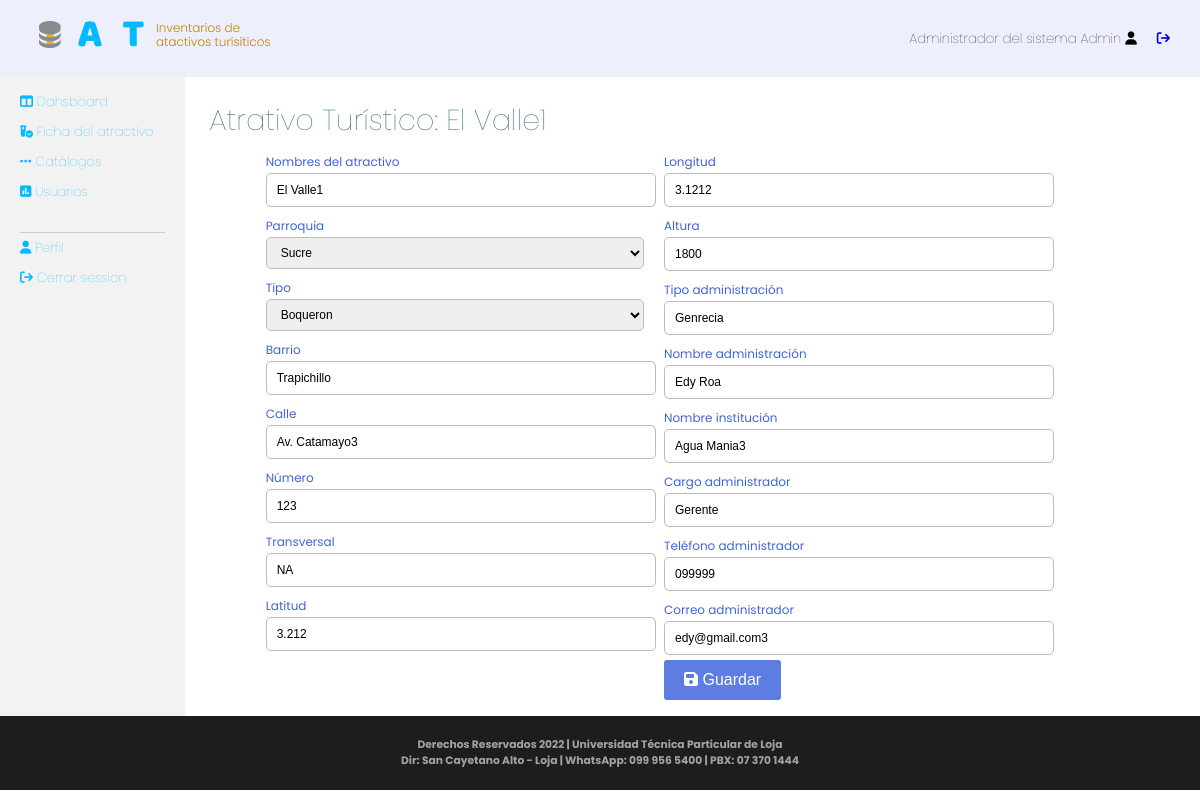
The app's page /administrator/views/libraryView.php?action=test_result&testId=1 (signed in) with its own data.
### tables this page shows
CREATE TABLE `atractivo` (
  `idatractivo` int(11) NOT NULL,
  `nombre` varchar(200) DEFAULT NULL,
  `parroquia_idparroquia` int(11) NOT NULL,
  `barrio` varchar(100) DEFAULT NULL,
  `calle` varchar(45) DEFAULT NULL,
  `numero` varchar(45) DEFAULT NULL,
  `transversal` varchar(45) DEFAULT NULL,
  `latitud` varchar(45) DEFAULT NULL,
  `longitud` varchar(45) DEFAULT NULL,
  `altura` varchar(45) DEFAULT NULL,
  `tipoAdmin` varchar(45) DEFAULT NULL,
  `nombreAdmin` varchar(150) DEFAULT NULL,
  `nombreInstitucion` varchar(150) DEFAULT NULL,
  `cargoAdmin` varchar(45) DEFAULT NULL,
  `telefonoAdmin` varchar(45) DEFAULT NULL,
  `correoAdmin` varchar(50) DEFAULT NULL,
  `subtipo_idsubtipo` int(11) NOT NULL,
  `caracteristicas_idcaracteristicas` int(11) DEFAULT NULL,
  `accesibilidad_idaccesibilidad` int(11) DEFAULT NULL,
  `turistica_idturistica` int(11) DEFAULT NULL,
  `conservacion_idconservacion` int(11) DEFAULT NULL,
  `higiene_id1` int(11) DEFAULT NULL,
  `politica_idpolitica` int(11) DEFAULT NULL,
  `promocion_idpromocion` int(11) DEFAULT NULL,
  `datosAtractivo_iddatosAtractivo` int(11) DEFAULT NULL,
  `recursoshumanos_idrecursoshumanos` int(11) DEFAULT NULL,
  `visitante_idvisitante` int(11) DEFAULT NULL
);

### administrator/controller/dataTest_controller.php (called while the page is built, shortened)
<?php
require_once "../models/dataTestModels.php";
class dataTest_controller{
    public function GetInfo($idCar)
    {
        $user = new DataTestModel();
        $data = $user->GetDataInfo($idCar);
        return $data;
    }
    public function GetTipo()
    {
        $user = new DataTestModel();
        $data = $user->GetTipo();
        return $data;
    }
}
?>

### administrator/models/dataTestModels.php (called while the page is built, shortened)
<?php
    require_once "../../dll/class_mysqli.php";
class DataTestModel{
  function conectarDb(){
    $miconexion1 = new clase_mysqli;
    $miconexion1->conectar(DBHOST, DBUSER, DBPASS, DBNAME);
    return $miconexion1;
  }
  public function GetTipo() {
    $miconexion=$this->conectarDb();
    $resSQL=$miconexion->consulta("select t.nombre tipo, c.idsubtipo, c.nombre subtipo
                                          from tipo t, subtipo c
                                          where c.tipo_idtipo=t.idtipo");
    $resSQL=$miconexion->GetDataList3();
    return $resSQL;
  }
  public function GetDataInfo($idCar) {
    $miconexion=$this->conectarDb();
    $miconexion->consulta("select * from atractivo where idatractivo= '$idCar'");
    $resSQL=$miconexion->GetData11();
    return $resSQL;
  }
}

### dll/class_mysqli.php (called while the page is built, shortened)
<?php
class clase_mysqli{
	var $BaseDatos;
	var $Servidor;
	var $Usuario;
	var $Clave;
	var $Conexion_ID=0;
	var $Consulta_ID=0;
	function clase_mysqli($host="", $user="", $pass="", $db=""){
		$this->BaseDatos=$db;
		$this->Servidor=$host;
		$this->Usuario=$user;
		$this->Clave=$pass;
	}
	function conectar($host, $user, $pass, $db){
		if($db != "")$this->BaseDatos=$db;
		if($host != "")$this->Servidor=$host;
		if($user != "")$this->Usuario=$user;
		$this->Conexion_ID=new mysqli($this->Servidor, $this->Usuario, $this->Clave, $this->BaseDatos);
		return$this->Conexion_ID;
	}
	function consulta($sql=""){
		$this->Consulta_ID=mysqli_query($this->Conexion_ID,$sql);
		return $this->Consulta_ID;
	}
	function numcampos(){
		return mysqli_num_fields($this->Consulta_ID);
	}
    function GetData11()
	{
        if($this->numcampos() > 0)
        {
            $data[] = array();
            while( $row = mysqli_fetch_assoc($this->Consulta_ID) ){
                array_push($data, $row);
            }
        }
	    return $data;
	}
	function GetDataList2()
	{
        if($this->numcampos() > 0)
        {
            while( $row = mysqli_fetch_assoc($this->Consulta_ID) ){
                 $group[$row['canton']][] = $row;
            }
        }
	    return $group;
	}
	function GetDataList3()
	{
        if($this->numcampos() > 0)
        {
            while( $row = mysqli_fetch_assoc($this->Consulta_ID) ){
                 $group[$row['tipo']][] = $row;
            }
        }
	    return $group;
	}
}
?>

### administrator/models/catalogueModels.php (called while the page is built, shortened)
<?php
require_once "../../dll/class_mysqli.php";
class CatalogueModel{
  function CatalogueModel(){
    $this->miconexion = new clase_mysqli;
  }
  function conectarDb(){
    $miconexion1 = new clase_mysqli;
    $miconexion1->conectar(DBHOST, DBUSER, DBPASS, DBNAME);
    return $miconexion1;
  }
  public function GetParroquia() {
    $miconexion=$this->conectarDb();
    $resSQL=$miconexion->consulta("select c.nombre canton, p.idparroquia, p.nombre parroquia
                                          from parroquia p, canton c
                                          where p.canton_idcanton=c.idcanton");
    $resSQL=$miconexion->GetDataList2();
    return $resSQL;
  }
}

### administrator/controller/catalogue_controller.php (called while the page is built, shortened)
<?php
require_once "../models/catalogueModels.php";
class catalogue_controller{
    public function GetParroquia()
    {
        $user = new CatalogueModel();
        $data = $user->GetParroquia();
        return $data;
    }
}
?>

### administrator/views/test_result.php (the view, shortened to what this page needs)
<?php
	extract($_GET);
	include("../controller/dataTest_controller.php");
	include("../controller/catalogue_controller.php");
	$control= new dataTest_controller();
	$lista=$control->GetInfo($testId);
	$tipolist = $control->GetTipo();
	$control2= new catalogue_controller();
	$dataList = $control2->GetParroquia();
?>
<h1>Atrativo Turístico: <?php echo $lista[1]['nombre']; ?></h1>
<form method="post" action="" class="formulario">
<section class="boxCharts">
<div class="itemBox">
	<div class="grupoInput">
		<label for="nombres">Nombres del atractivo</label>
		<input type="text" name="nombres" id="nombres" placeholder="Ingrese su nombre" value="<?php echo $lista[1]['nombre']; ?>">
	</div>
	<div class="grupoInput">
		<label for="canton">Parroquia</label>
		<?php
		echo "<select name='parroquia'>";
		 foreach ($dataList as $key => $values){
		     echo '<optgroup label="'.$key.'">';
		     foreach ($values as $value)
		     {
		         if ($value['idparroquia']==$lista[1]['parroquia_idparroquia']) {
		         	echo '<option value="'.$value['idparroquia'].'" selected>'.$value['parroquia'].'</option>';
		         }else{
		         	echo '<option value="'.$value['idparroquia'].'">'.$value['parroquia'].'</option>';
		         }
		     }
		     echo '</optgroup>';
		 }
		echo "</select>";
		?>
	</div>
	<div class="grupoInput">
		<label for="tipo">Tipo</label>
		<?php
		echo "<select name='tipo'>";
		 foreach ($tipolist as $key => $values){
		     echo '<optgroup label="'.$key.'">';
		     foreach ($values as $value)
		     {
		        if ($value['idsubtipo']==$lista[1]['subtipo_idsubtipo']) {
		         	echo '<option value="'.$value['idsubtipo'].'" selected>'.$value['subtipo'].'</option>';
		        }else{
		         	echo '<option value="'.$value['idsubtipo'].'">'.$value['subtipo'].'</option>';
		     	}
		     }
		     echo '</optgroup>';
		 }
		echo "</select>";
		?>
	</div>
	<div class="grupoInput">
		<label for="barrio">Barrio</label>
		<input type="text" name="barrio" id="barrio" placeholder="Ingrese el barrio" value="<?php echo $lista[1]['barrio']; ?>">
	</div>
	<div class="grupoInput">
		<label for="calle">Calle</label>
		<input type="text" name="calle" id="calle" placeholder="Ingrese la calle" value="<?php echo $lista[1]['calle']; ?>">
	</div>
	<div class="grupoInput">
		<label for="numero">Número</label>
		<input type="text" name="numero" id="numero" placeholder="Ingrese la número" value="<?php echo $lista[1]['numero']; ?>">
	</div>
	<div class="grupoInput">
		<label for="transversal">Transversal</label>
		<input type="text" name="transversal" id="transversal" placeholder="Ingrese la transversal" value="<?php echo $lista[1]['transversal']; ?>">
	</div>
	<div class="grupoInput">
		<label for="latitud">Latitud</label>
		<input type="text" name="latitud" id="latitud" placeholder="Ingrese latitud" value="<?php echo $lista[1]['latitud']; ?>">
	</div>
</div>
<div class="itemBox">
	<div class="grupoInput">
		<label for="longitud">Longitud</label>
		<input type="text" name="longitud" id="longitud" placeholder="Ingrese longitud" value="<?php echo $lista[1]['longitud']; ?>">
	</div>
	<div class="grupoInput">
		<label for="altura">Altura</label>
		<input type="text" name="altura" id="altura" placeholder="Ingrese su altura" value="<?php echo $lista[1]['altura']; ?>">
	</div>
	<div class="grupoInput">
		<label for="tipoadmin">Tipo administración</label>
		<input type="text" name="tipoadmin" id="tipoadmin" placeholder="Ingrese el tipo de administración" value="<?php echo $lista[1]['tipoAdmin']; ?>">
	</div>
	<div class="grupoInput">
		<label for="nombreadmin">Nombre administración</label>
		<input type="text" name="nombreadmin" id="nombreadmin" placeholder="Ingrese el nombre de administrador" value="<?php echo $lista[1]['nombreAdmin']; ?>">
	</div>
	<div class="grupoInput">
		<label for="nombreinst">Nombre institución</label>
		<input type="text" name="nombreinst" id="nombreinst" placeholder="Ingrese el nombre de institución" value="<?php echo $lista[1]['nombreInstitucion']; ?>">
	</div>
	<div class="grupoInput">
		<label for="cargoadmin">Cargo administrador</label>
		<input type="text" name="cargoadmin" id="cargoadmin" placeholder="Ingrese del cargo" value="<?php echo $lista[1]['cargoAdmin']; ?>">
	</div>
	<div class="grupoInput">
		<label for="telfadmin">Teléfono administrador</label>
		<input type="text" name="telfadmin" id="telfadmin" placeholder="Ingrese el teléfono administrador" value="<?php echo $lista[1]['telefonoAdmin']; ?>">
	</div>
	<div class="grupoInput">
		<label for="correoadmin">Correo administrador</label>
		<input type="email" name="correoadmin" id="correoadmin" placeholder="Ingrese el correo administrador" value="<?php echo $lista[1]['correoAdmin']; ?>">
	</div>
	<div class="grupoInput">
	 <button type="submit" value="Procesar" class="btn-submit"><i class="fa-solid fa-floppy-disk"></i> Guardar</button>
	</div>
</div>
</section>
</form>

### administrator/css/estilosAdmin.css (style rules this page uses)
* { padding: 0; margin: 0; }
body { background: #fff; font-family: 'Poppins', sans-serif; }
h1 { padding: 0.2em 0.3em; font-size: 1.8em; font-weight: 100; color: #256464; }
.grupoInput { width: 95%; padding: 0em 1em; }
label { color: #4265D6; font-size: 12px; }
.formulario input, .formulario select { width: 100%; margin-bottom: 5px; height: 32px; font-size: 12px; line-height: 52px; padding-left: 10px; border: 1px solid #BBBBBB; border-radius: 5px; }
form .btn-submit { padding: 0 20px; height: 40px; line-height: 40px; border: none; color: #fff; background: #5E7DE3; border-radius: 3px; font-family: 'Montserrat', sans-serif; font-size: 16px; cursor: pointer; transition: .3s ease all; }
.boxCharts { width: 90%; margin: 0 auto; display: flex; }
.itemBox { width: 45%; }

### records on screen
atractivo: nombre "El Valle1", nombres "El Valle1", barrio "Trapichillo", calle "Av. Catamayo3", numero "123", transversal "NA", latitud "3.212", longitud "3.1212", altura "1800", tipoadmin "Genrecia", nombreadmin "Edy Roa", nombreinst "Agua Mania3", cargoadmin "Gerente", telfadmin "099999", correoadmin "edy@gmail.com3"

### other values on screen
$_SESSION['username'] "Administrador del sistema Admin"
form field parroquia "Sucre"
form field tipo "Boqueron"
